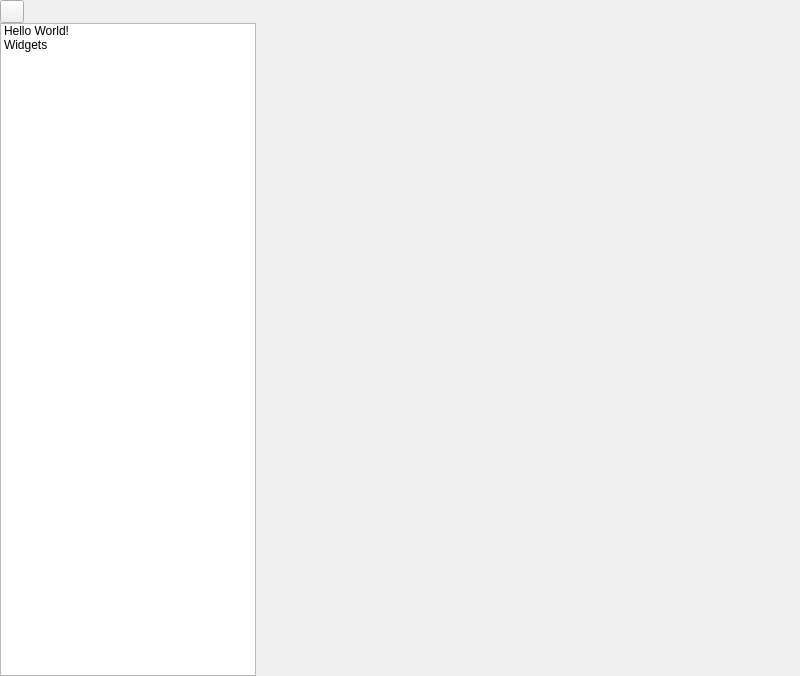
<?xml version="1.0" encoding="UTF-8"?>
<ui version="4.0">
 <class>MainWindow</class>
 <widget class="QMainWindow" name="MainWindow">
  <property name="geometry">
   <rect>
    <x>0</x>
    <y>0</y>
    <width>800</width>
    <height>676</height>
   </rect>
  </property>
  <property name="windowTitle">
   <string>theApp</string>
  </property>
  <property name="windowIcon">
   <iconset theme="theappdemo">
    <normaloff>:/icons/theappdemo.svg</normaloff>:/icons/theappdemo.svg</iconset>
  </property>
  <property name="autoFillBackground">
   <bool>true</bool>
  </property>
  <widget class="QWidget" name="centralwidget">
   <property name="autoFillBackground">
    <bool>true</bool>
   </property>
   <layout class="QVBoxLayout" name="verticalLayout">
    <property name="spacing">
     <number>0</number>
    </property>
    <property name="leftMargin">
     <number>0</number>
    </property>
    <property name="topMargin">
     <number>0</number>
    </property>
    <property name="rightMargin">
     <number>0</number>
    </property>
    <property name="bottomMargin">
     <number>0</number>
    </property>
    <item>
     <widget class="QWidget" name="topWidget" native="true">
      <property name="autoFillBackground">
       <bool>true</bool>
      </property>
      <layout class="QHBoxLayout" name="horizontalLayout">
       <property name="spacing">
        <number>0</number>
       </property>
       <property name="leftMargin">
        <number>0</number>
       </property>
       <property name="topMargin">
        <number>0</number>
       </property>
       <property name="rightMargin">
        <number>0</number>
       </property>
       <property name="bottomMargin">
        <number>0</number>
       </property>
       <item>
        <layout class="QHBoxLayout" name="leftCsdLayout">
         <property name="spacing">
          <number>0</number>
         </property>
         <item>
          <widget class="QToolButton" name="menuButton">
           <property name="sizePolicy">
            <sizepolicy hsizetype="Preferred" vsizetype="Preferred">
             <horstretch>0</horstretch>
             <verstretch>0</verstretch>
            </sizepolicy>
           </property>
           <property name="text">
            <string/>
           </property>
           <property name="icon">
            <iconset theme="theappdemo" resource="resources.qrc">
             <normaloff>:/icons/theappdemo.svg</normaloff>:/icons/theappdemo.svg</iconset>
           </property>
           <property name="popupMode">
            <enum>QToolButton::InstantPopup</enum>
           </property>
          </widget>
         </item>
        </layout>
       </item>
       <item>
        <spacer name="horizontalSpacer">
         <property name="orientation">
          <enum>Qt::Horizontal</enum>
         </property>
         <property name="sizeType">
          <enum>QSizePolicy::Expanding</enum>
         </property>
         <property name="sizeHint" stdset="0">
          <size>
           <width>40</width>
           <height>20</height>
          </size>
         </property>
        </spacer>
       </item>
       <item>
        <layout class="QHBoxLayout" name="rightCsdLayout">
         <property name="spacing">
          <number>0</number>
         </property>
        </layout>
       </item>
      </layout>
     </widget>
    </item>
    <item>
     <widget class="QWidget" name="bodyWidget" native="true">
      <property name="layoutDirection">
       <enum>Qt::LeftToRight</enum>
      </property>
      <layout class="QHBoxLayout" name="horizontalLayout_2">
       <property name="spacing">
        <number>0</number>
       </property>
       <property name="leftMargin">
        <number>0</number>
       </property>
       <property name="topMargin">
        <number>0</number>
       </property>
       <property name="rightMargin">
        <number>0</number>
       </property>
       <property name="bottomMargin">
        <number>0</number>
       </property>
       <item>
        <widget class="QListWidget" name="pageList">
         <property name="enabled">
          <bool>true</bool>
         </property>
         <property name="sizePolicy">
          <sizepolicy hsizetype="Preferred" vsizetype="Expanding">
           <horstretch>0</horstretch>
           <verstretch>0</verstretch>
          </sizepolicy>
         </property>
         <property name="layoutDirection">
          <enum>Qt::LeftToRight</enum>
         </property>
         <property name="horizontalScrollBarPolicy">
          <enum>Qt::ScrollBarAlwaysOff</enum>
         </property>
         <property name="iconSize">
          <size>
           <width>32</width>
           <height>32</height>
          </size>
         </property>
         <item>
          <property name="text">
           <string>Hello World!</string>
          </property>
          <property name="icon">
           <iconset theme="computer">
            <normaloff>.</normaloff>.</iconset>
          </property>
         </item>
         <item>
          <property name="text">
           <string>Widgets</string>
          </property>
          <property name="icon">
           <iconset theme="dialog-warning">
            <normaloff>.</normaloff>.</iconset>
          </property>
         </item>
        </widget>
       </item>
       <item>
        <widget class="tStackedWidget" name="stackedWidget">
         <property name="currentIndex">
          <number>0</number>
         </property>
         <widget class="Page1" name="page1"/>
         <widget class="Page2" name="page2"/>
        </widget>
       </item>
      </layout>
     </widget>
    </item>
   </layout>
  </widget>
  <action name="actionFileBug">
   <property name="icon">
    <iconset theme="tools-report-bug">
     <normaloff>../application</normaloff>../application</iconset>
   </property>
   <property name="text">
    <string>File Bug</string>
   </property>
  </action>
  <action name="actionSources">
   <property name="icon">
    <iconset theme="commit">
     <normaloff>../application</normaloff>../application</iconset>
   </property>
   <property name="text">
    <string>Sources</string>
   </property>
  </action>
  <action name="actionAbout">
   <property name="icon">
    <iconset theme="help-about">
     <normaloff>../application</normaloff>../application</iconset>
   </property>
   <property name="text">
    <string>About</string>
   </property>
  </action>
  <action name="actionExit">
   <property name="icon">
    <iconset theme="application-exit">
     <normaloff>../application</normaloff>../application</iconset>
   </property>
   <property name="text">
    <string>Exit</string>
   </property>
   <property name="shortcut">
    <string>Ctrl+Q</string>
   </property>
  </action>
  <action name="actionNew">
   <property name="icon">
    <iconset theme="document-new">
     <normaloff>.</normaloff>.</iconset>
   </property>
   <property name="text">
    <string>New</string>
   </property>
   <property name="toolTip">
    <string>New</string>
   </property>
  </action>
  <action name="actionOpen">
   <property name="icon">
    <iconset theme="document-open">
     <normaloff>.</normaloff>.</iconset>
   </property>
   <property name="text">
    <string>Open</string>
   </property>
  </action>
  <action name="actionSave">
   <property name="icon">
    <iconset theme="document-save">
     <normaloff>.</normaloff>.</iconset>
   </property>
   <property name="text">
    <string>Save</string>
   </property>
  </action>
  <action name="actionSave_As">
   <property name="icon">
    <iconset theme="document-save-as">
     <normaloff>.</normaloff>.</iconset>
   </property>
   <property name="text">
    <string>Save As...</string>
   </property>
  </action>
 </widget>
 <customwidgets>
  <customwidget>
   <class>tStackedWidget</class>
   <extends>QStackedWidget</extends>
   <header location="global">tstackedwidget.h</header>
   <container>1</container>
   <slots>
    <signal>switchingFrame(int)</signal>
   </slots>
  </customwidget>
  <customwidget>
   <class>Page1</class>
   <extends>QWidget</extends>
   <header>page1/page1.h</header>
   <container>1</container>
  </customwidget>
  <customwidget>
   <class>Page2</class>
   <extends>QWidget</extends>
   <header>page2/page2.h</header>
   <container>1</container>
  </customwidget>
 </customwidgets>
 <resources>
  <include location="resources.qrc"/>
 </resources>
 <connections/>
</ui>
